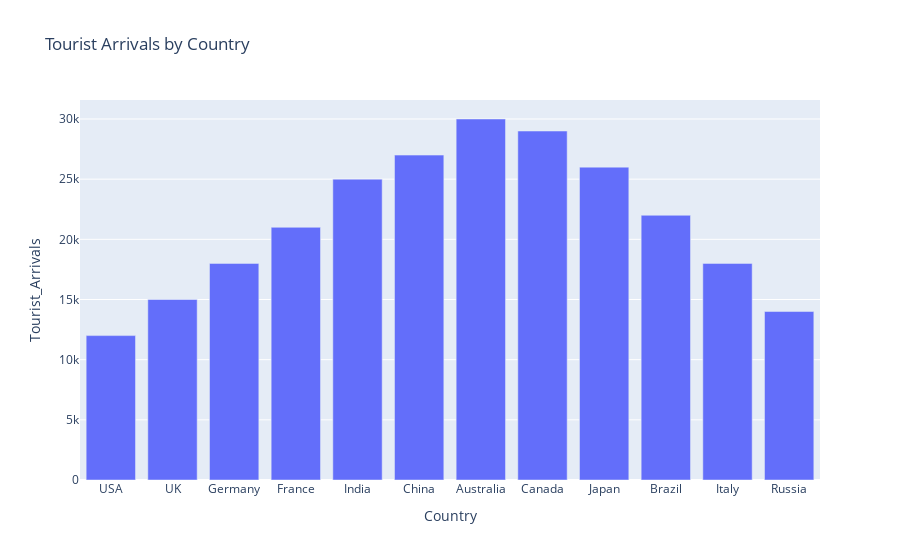

This figure's notebook cell:
### Markdown cell above
## Bar Plot

### Code cell
fig1 = px.bar(df, x= 'Country', y = 'Tourist_Arrivals', title = 'Tourist Arrivals by Country')
fig1.show()

### Figure 1 — Plotly figure (JSON) as saved in the notebook; plotly's stock layout.template omitted (floating-point values rounded to 4 significant figures)
{"data": [{"hovertemplate": "Country=%{x}<br>Tourist_Arrivals=%{y}<extra></extra>", "legendgroup": "", "marker": {"color": "#636efa", "pattern": {"shape": ""}}, "name": "", "orientation": "v", "showlegend": false, "textposition": "auto", "type": "bar", "x": ["USA", "UK", "Germany", "France", "India", "China", "Australia", "Canada", "Japan", "Brazil", "Italy", "Russia"], "xaxis": "x", "y": [12000, 15000, 18000, 21000, 25000, 27000, 30000, 29000, 26000, 22000, 18000, 14000], "yaxis": "y"}], "layout": {"barmode": "relative", "legend": {"tracegroupgap": 0}, "title": {"text": "Tourist Arrivals by Country"}, "xaxis": {"anchor": "y", "domain": [0, 1], "title": {"text": "Country"}}, "yaxis": {"anchor": "x", "domain": [0, 1], "title": {"text": "Tourist_Arrivals"}}}}
